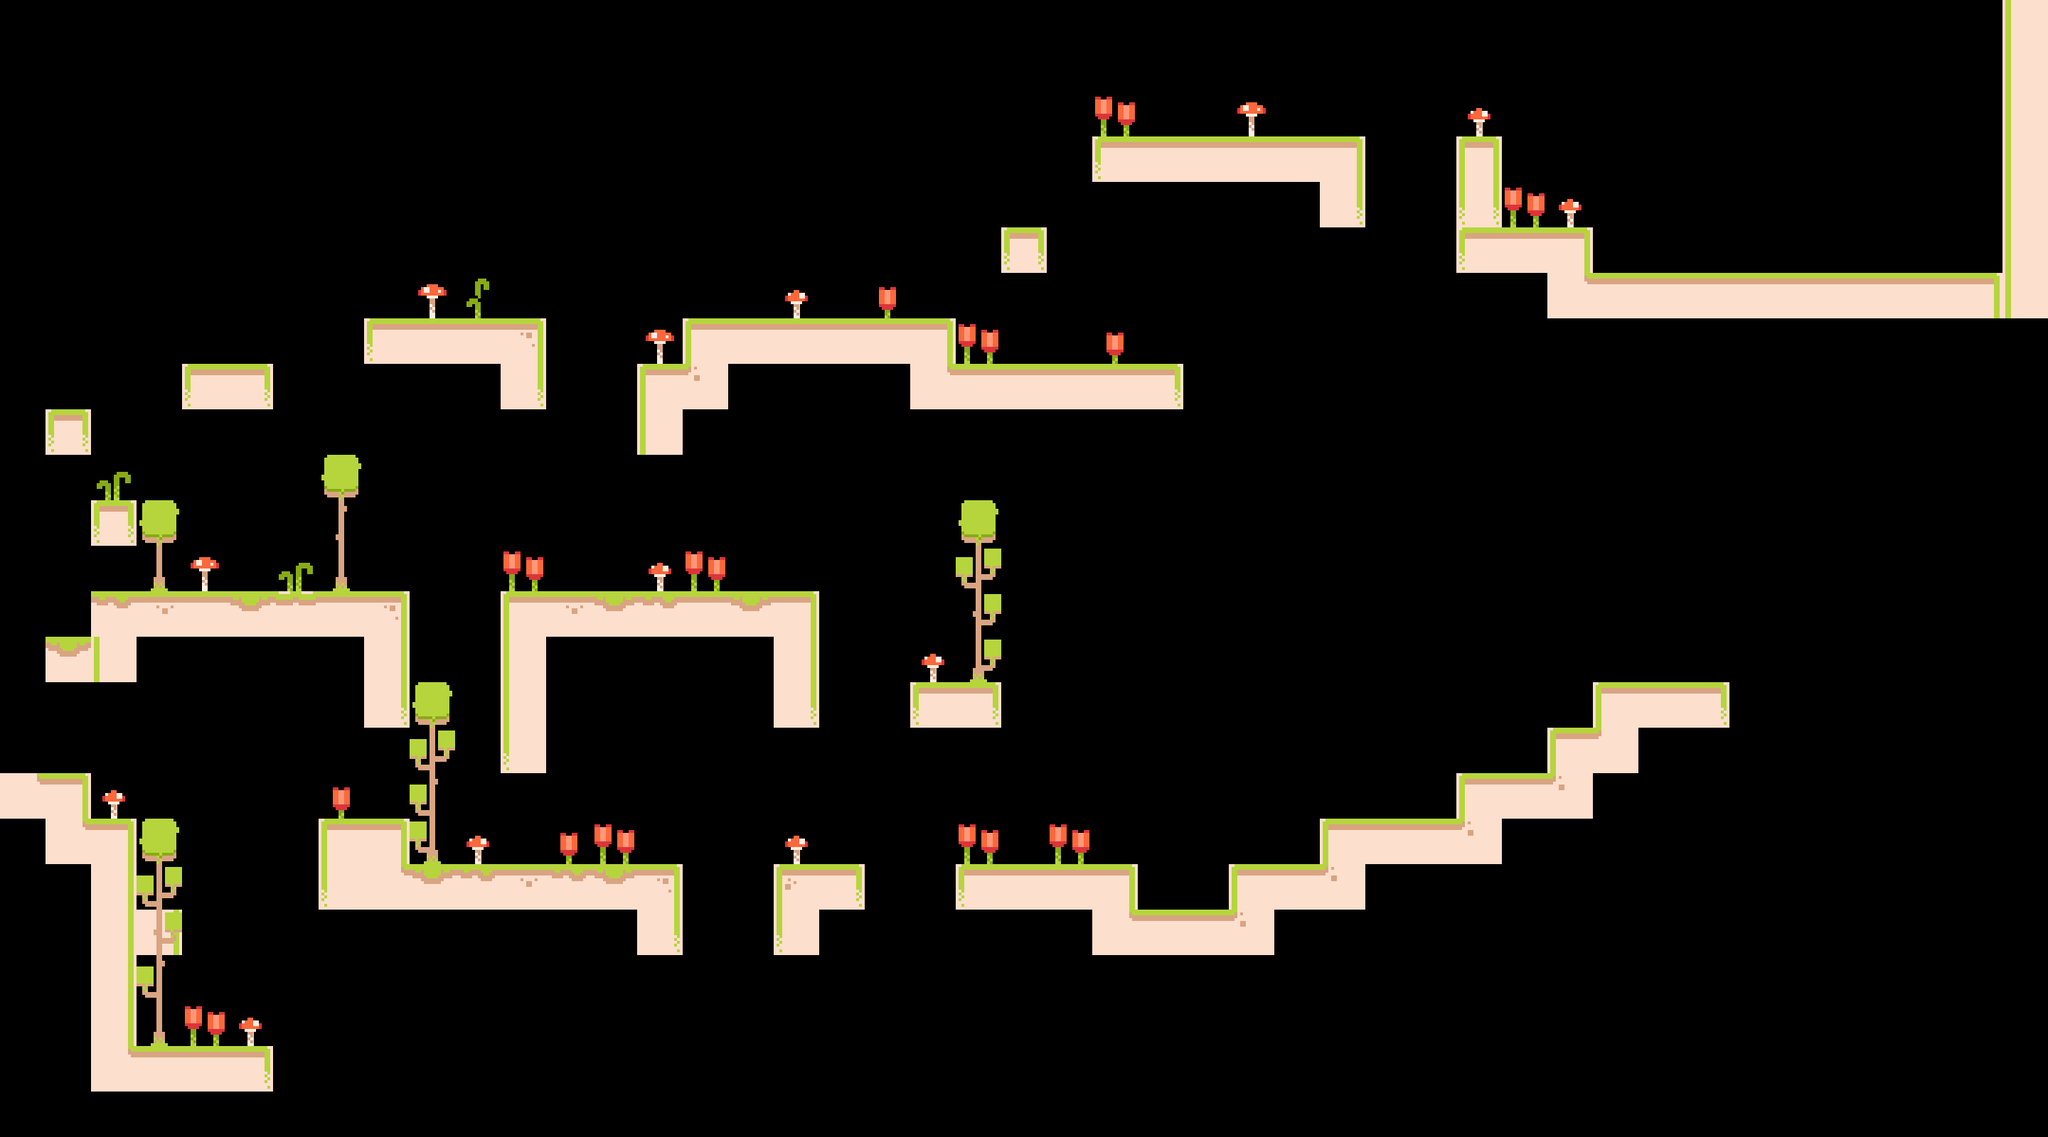

This is a level from a 2D game, rendered from its Tiled map with the project's own tilesets. A one-line summary and the complete map file follow:
An orthogonal 45x25 tile map with 64x64 px tiles, 2 tile layers (Main, Decoration) and 6 objects (5x Worm, Player).

<map version="1.10" tiledversion="1.11.2" orientation="orthogonal" renderorder="right-down" width="45" height="25" tilewidth="64" tileheight="64" infinite="0" nextlayerid="4" nextobjectid="8">
 <tileset firstgid="1" source="../tilesets/tilemap.tsx" />
 <layer id="1" name="Main" width="45" height="25">
  <data encoding="csv">
0,0,0,0,0,0,0,0,0,0,0,0,0,0,0,0,0,0,0,0,0,0,0,0,0,0,0,0,0,0,0,0,0,0,0,0,0,0,0,0,0,0,0,0,14,
0,0,0,0,0,0,0,0,0,0,0,0,0,0,0,0,0,0,0,0,0,0,0,0,0,0,0,0,0,0,0,0,0,0,0,0,0,0,0,0,0,0,0,0,14,
0,0,0,0,0,0,0,0,0,0,0,0,0,0,0,0,0,0,0,0,0,0,0,0,0,0,0,0,0,0,0,0,0,0,0,0,0,0,0,0,0,0,0,0,14,
0,0,0,0,0,0,0,0,0,0,0,0,0,0,0,0,0,0,0,0,0,0,0,0,28,5,5,5,5,6,0,0,20,0,0,0,0,0,0,0,0,0,0,0,14,
0,0,0,0,0,0,0,0,0,0,0,0,0,0,0,0,0,0,0,0,0,0,0,0,0,0,0,0,0,19,0,0,30,0,0,0,0,0,0,0,0,0,0,0,14,
0,0,0,0,0,0,0,0,0,0,0,0,0,0,0,0,0,0,0,0,0,0,10,0,0,0,0,0,0,0,0,0,28,5,6,0,0,0,0,0,0,0,0,0,14,
0,0,0,0,0,0,0,0,0,0,0,0,0,0,0,0,0,0,0,0,0,0,0,0,0,0,0,0,0,0,0,0,0,0,25,5,5,5,5,5,5,5,5,6,14,
0,0,0,0,0,0,0,0,28,5,5,9,0,0,0,4,5,5,5,5,6,0,0,0,0,0,0,0,0,0,0,0,0,0,0,0,0,0,0,0,0,0,0,0,0,
0,0,0,0,28,29,0,0,0,0,0,19,0,0,4,26,0,0,0,0,25,5,5,5,5,29,0,11,0,0,0,0,0,0,0,0,0,0,0,0,0,0,0,0,0,
0,10,0,0,0,0,0,0,0,0,0,0,0,0,14,0,0,0,0,0,0,0,0,0,0,0,0,11,0,0,0,0,0,0,0,0,0,0,0,0,0,0,0,0,0,
0,0,0,0,0,0,0,0,0,0,0,0,0,0,0,0,0,0,0,0,0,0,0,0,0,0,0,11,0,0,0,0,0,0,0,0,0,0,0,0,0,0,0,0,0,
0,0,10,0,0,0,0,0,0,0,0,0,0,0,0,0,0,0,0,0,0,0,0,0,0,0,0,11,0,0,0,0,0,0,0,0,0,0,0,0,0,0,0,0,0,
0,0,0,0,0,0,0,0,0,0,0,0,0,0,0,0,0,0,0,0,0,0,0,0,0,0,0,0,0,0,0,0,0,0,0,0,0,0,0,0,0,0,0,0,0,
0,0,22,8,5,23,21,5,9,0,0,4,8,23,22,5,23,6,0,0,0,0,0,0,0,0,0,0,0,0,0,0,0,0,0,0,0,0,0,0,0,0,0,0,0,
0,23,14,0,0,0,0,0,16,0,0,14,0,0,0,0,0,16,0,0,0,0,0,0,0,0,0,0,0,0,0,0,0,0,0,0,0,0,0,0,0,0,0,0,0,
0,0,0,0,0,0,0,0,19,0,0,14,0,0,0,0,0,19,0,0,28,29,11,0,0,0,0,0,0,0,0,0,0,0,0,4,5,29,0,0,0,0,0,0,0,
0,0,0,0,0,0,0,0,0,0,0,17,0,0,0,0,0,0,0,0,0,0,0,0,0,0,0,0,0,0,0,0,0,0,4,24,0,0,0,0,0,0,0,0,0,
25,6,0,0,0,0,0,0,0,0,0,0,0,0,0,0,0,0,0,0,0,0,0,0,0,0,0,0,0,0,0,0,4,5,26,0,0,0,0,0,0,0,0,0,0,
0,25,6,0,0,0,0,4,6,0,0,0,0,0,0,0,0,0,0,0,0,11,11,11,11,0,0,0,0,4,5,5,26,0,0,0,0,0,0,0,0,0,0,0,0,
0,0,16,0,0,0,0,17,25,23,22,8,22,23,9,0,0,7,29,0,0,28,5,5,6,0,0,4,5,26,0,0,0,0,0,0,0,0,0,0,0,0,0,0,0,
0,0,16,16,0,0,0,0,0,0,0,0,0,0,19,0,0,17,0,0,0,0,0,0,25,5,5,26,0,0,0,0,0,0,0,0,0,0,0,0,0,0,0,0,0,
0,0,16,0,0,0,0,0,0,0,0,0,0,0,0,0,0,0,0,0,0,0,0,0,0,0,0,0,0,0,0,0,0,0,0,0,0,0,0,0,0,0,0,0,0,
0,0,16,0,0,0,0,0,0,0,0,0,0,0,0,0,0,0,0,0,0,0,0,0,0,0,0,0,0,0,0,0,0,0,0,0,0,0,0,0,0,0,0,0,0,
0,0,25,5,5,29,0,0,0,0,0,0,0,0,0,0,0,0,0,0,0,0,0,0,0,0,0,0,0,0,0,0,0,0,0,0,0,0,0,0,0,0,0,0,0,
0,0,0,0,0,0,0,0,0,0,0,0,0,0,0,0,0,0,0,0,0,0,0,0,0,0,0,0,0,0,0,0,0,0,0,0,0,0,0,0,0,0,0,0,0
</data>
 </layer>
 <layer id="3" name="Decoration" width="45" height="25">
  <data encoding="csv">
0,0,0,0,0,0,0,0,0,0,0,0,0,0,0,0,0,0,0,0,0,0,0,0,0,0,0,0,0,0,0,0,0,0,0,0,0,0,0,0,0,0,0,0,0,
0,0,0,0,0,0,0,0,0,0,0,0,0,0,0,0,0,0,0,0,0,0,0,0,0,0,0,0,0,0,0,0,0,0,0,0,0,0,0,0,0,0,0,0,0,
0,0,0,0,0,0,0,0,0,0,0,0,0,0,0,0,0,0,0,0,0,0,0,0,33,0,0,31,0,0,0,0,32,0,0,0,0,0,0,0,0,0,0,0,0,
0,0,0,0,0,0,0,0,0,0,0,0,0,0,0,0,0,0,0,0,0,0,0,0,0,0,0,0,0,0,0,0,0,0,0,0,0,0,0,0,0,0,0,0,0,
0,0,0,0,0,0,0,0,0,0,0,0,0,0,0,0,0,0,0,0,0,0,0,0,0,0,0,0,0,0,0,0,0,33,32,0,0,0,0,0,0,0,0,0,0,
0,0,0,0,0,0,0,0,0,0,0,0,0,0,0,0,0,0,0,0,0,0,0,0,0,0,0,0,0,0,0,0,0,0,0,0,0,0,0,0,0,0,0,0,0,
0,0,0,0,0,0,0,0,0,31,36,0,0,0,0,0,0,32,0,34,0,0,0,0,0,0,0,0,0,0,0,0,0,0,0,0,0,0,0,0,0,0,0,0,0,
0,0,0,0,0,0,0,0,0,0,0,0,0,0,31,0,0,0,0,0,0,33,0,0,34,0,0,0,0,0,0,0,0,0,0,0,0,0,0,0,0,0,0,0,0,
0,0,0,0,0,0,0,0,0,0,0,0,0,0,0,0,0,0,0,0,0,0,0,0,0,0,0,0,0,0,0,0,0,0,0,0,0,0,0,0,0,0,0,0,0,
0,0,0,0,0,0,0,0,0,0,0,0,0,0,0,0,0,0,0,0,0,0,0,0,0,0,0,0,0,0,0,0,0,0,0,0,0,0,0,0,0,0,0,0,0,
0,0,35,0,0,0,0,39,0,0,0,0,0,0,0,0,0,0,0,0,0,0,0,0,0,0,0,0,0,0,0,0,0,0,0,0,0,0,0,0,0,0,0,0,0,
0,0,0,39,0,0,0,49,0,0,0,0,0,0,0,0,0,0,0,0,0,39,0,0,0,0,0,0,0,0,0,0,0,0,0,0,0,0,0,0,0,0,0,0,0,
0,0,0,59,31,0,35,59,0,0,0,33,0,0,32,33,0,0,0,0,0,40,0,0,0,0,0,0,0,0,0,0,0,0,0,0,0,0,0,0,0,0,0,0,0,
0,0,0,0,0,0,0,0,0,0,0,0,0,0,0,0,0,0,0,0,0,50,0,0,0,0,0,0,0,0,0,0,0,0,0,0,0,0,0,0,0,0,0,0,0,
0,0,0,0,0,0,0,0,0,0,0,0,0,0,0,0,0,0,0,0,32,60,0,0,0,0,0,0,0,0,0,0,0,0,0,0,0,0,0,0,0,0,0,0,0,
0,0,0,0,0,0,0,0,0,39,0,0,0,0,0,0,0,0,0,0,0,0,0,0,0,0,0,0,0,0,0,0,0,0,0,0,0,0,0,0,0,0,0,0,0,
0,0,0,0,0,0,0,0,0,40,0,0,0,0,0,0,0,0,0,0,0,0,0,0,0,0,0,0,0,0,0,0,0,0,0,0,0,0,0,0,0,0,0,0,0,
0,0,32,0,0,0,0,34,0,48,0,0,0,0,0,0,0,0,0,0,0,0,0,0,0,0,0,0,0,0,0,0,0,0,0,0,0,0,0,0,0,0,0,0,0,
0,0,0,39,0,0,0,0,0,58,32,0,34,33,0,0,0,32,0,0,0,33,0,33,0,0,0,0,0,0,0,0,0,0,0,0,0,0,0,0,0,0,0,0,0,
0,0,0,40,0,0,0,0,0,0,0,0,0,0,0,0,0,0,0,0,0,0,0,0,0,0,0,0,0,0,0,0,0,0,0,0,0,0,0,0,0,0,0,0,0,
0,0,0,50,0,0,0,0,0,0,0,0,0,0,0,0,0,0,0,0,0,0,0,0,0,0,0,0,0,0,0,0,0,0,0,0,0,0,0,0,0,0,0,0,0,
0,0,0,48,0,0,0,0,0,0,0,0,0,0,0,0,0,0,0,0,0,0,0,0,0,0,0,0,0,0,0,0,0,0,0,0,0,0,0,0,0,0,0,0,0,
0,0,0,59,33,32,0,0,0,0,0,0,0,0,0,0,0,0,0,0,0,0,0,0,0,0,0,0,0,0,0,0,0,0,0,0,0,0,0,0,0,0,0,0,0,
0,0,0,0,0,0,0,0,0,0,0,0,0,0,0,0,0,0,0,0,0,0,0,0,0,0,0,0,0,0,0,0,0,0,0,0,0,0,0,0,0,0,0,0,0,
0,0,0,0,0,0,0,0,0,0,0,0,0,0,0,0,0,0,0,0,0,0,0,0,0,0,0,0,0,0,0,0,0,0,0,0,0,0,0,0,0,0,0,0,0
</data>
 </layer>
 <objectgroup id="2" name="Entities">
  <object id="1" name="Player" x="320" y="475.466">
   <point />
  </object>
  <object id="3" name="Worm" x="2240" y="320" width="576" height="64" />
  <object id="4" name="Worm" x="1536" y="128" width="384" height="64" />
  <object id="5" name="Worm" x="960" y="384" width="384" height="64" />
  <object id="6" name="Worm" x="704" y="768" width="448" height="64" />
  <object id="7" name="Worm" x="576" y="1152" width="384" height="64" />
 </objectgroup>
</map>
